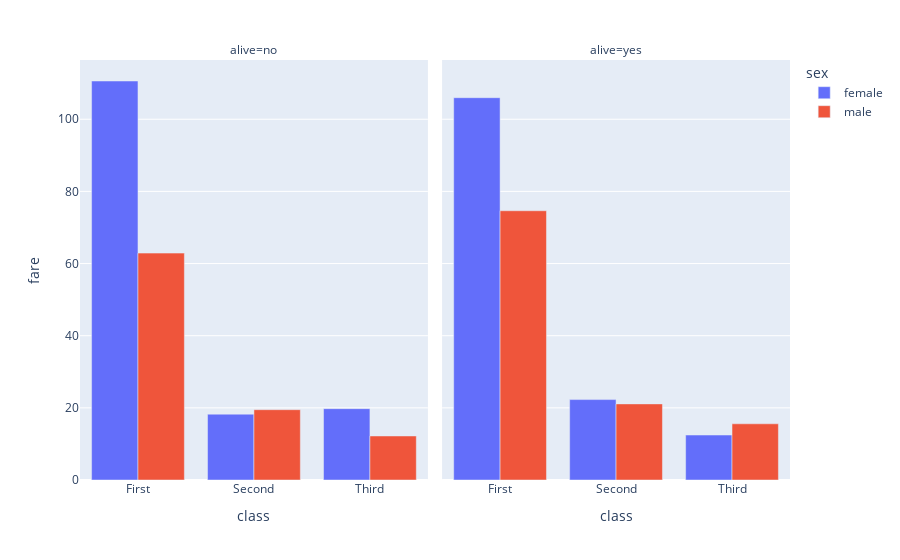

Notebook cell for this chart:
### Markdown cell above
### Visualize the data

### Code cell


### Figure 1 — Plotly figure (JSON) as saved in the notebook; plotly's stock layout.template omitted (floating-point values rounded to 4 significant figures)
{"data": [{"alignmentgroup": "True", "hovertemplate": "sex=female<br>alive=no<br>class=%{x}<br>fare=%{y}<extra></extra>", "legendgroup": "female", "marker": {"color": "#636efa", "pattern": {"shape": ""}}, "name": "female", "offsetgroup": "female", "orientation": "v", "showlegend": true, "textposition": "auto", "type": "bar", "x": ["First", "Second", "Third"], "xaxis": "x", "y": [110.6, 18.25, 19.77], "yaxis": "y"}, {"alignmentgroup": "True", "hovertemplate": "sex=female<br>alive=yes<br>class=%{x}<br>fare=%{y}<extra></extra>", "legendgroup": "female", "marker": {"color": "#636efa", "pattern": {"shape": ""}}, "name": "female", "offsetgroup": "female", "orientation": "v", "showlegend": false, "textposition": "auto", "type": "bar", "x": ["First", "Second", "Third"], "xaxis": "x2", "y": [106.0, 22.29, 12.46], "yaxis": "y2"}, {"alignmentgroup": "True", "hovertemplate": "sex=male<br>alive=no<br>class=%{x}<br>fare=%{y}<extra></extra>", "legendgroup": "male", "marker": {"color": "#EF553B", "pattern": {"shape": ""}}, "name": "male", "offsetgroup": "male", "orientation": "v", "showlegend": true, "textposition": "auto", "type": "bar", "x": ["First", "Second", "Third"], "xaxis": "x", "y": [62.89, 19.49, 12.2], "yaxis": "y"}, {"alignmentgroup": "True", "hovertemplate": "sex=male<br>alive=yes<br>class=%{x}<br>fare=%{y}<extra></extra>", "legendgroup": "male", "marker": {"color": "#EF553B", "pattern": {"shape": ""}}, "name": "male", "offsetgroup": "male", "orientation": "v", "showlegend": false, "textposition": "auto", "type": "bar", "x": ["First", "Second", "Third"], "xaxis": "x2", "y": [74.64, 21.1, 15.58], "yaxis": "y2"}], "layout": {"annotations": [{"font": {}, "showarrow": false, "text": "alive=no", "x": 0.245, "xanchor": "center", "xref": "paper", "y": 1, "yanchor": "bottom", "yref": "paper"}, {"font": {}, "showarrow": false, "text": "alive=yes", "x": 0.755, "xanchor": "center", "xref": "paper", "y": 1, "yanchor": "bottom", "yref": "paper"}], "autosize": true, "barmode": "group", "legend": {"title": {"text": "sex"}, "tracegroupgap": 0}, "margin": {"t": 60}, "xaxis": {"anchor": "y", "autorange": true, "domain": [0, 0.49], "range": [-0.5, 2.5], "title": {"text": "class"}, "type": "category"}, "xaxis2": {"anchor": "y2", "autorange": true, "domain": [0.51, 1], "matches": "x", "range": [-0.5, 2.5], "title": {"text": "class"}, "type": "category"}, "yaxis": {"anchor": "x", "autorange": true, "domain": [0, 1], "range": [0, 116.4], "title": {"text": "fare"}, "type": "linear"}, "yaxis2": {"anchor": "x2", "autorange": true, "domain": [0, 1], "matches": "y", "range": [0, 116.4], "showticklabels": false, "type": "linear"}}}
